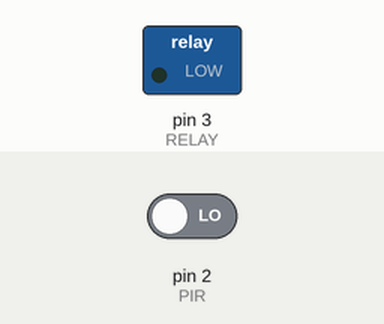
The sketch below on a simulated Arduino Uno, built with avr-gcc and run on an emulated ATmega328P. Shown: switched loads named in the sketch (green lamp = pin HIGH). The inputs (shaded band) are chosen by the test bench; at power-on: pin 2 (PIR) LOW.

Above: at 1.2 s.
1.3 s: pin 2 (PIR) driven HIGH
At 1.7 s:
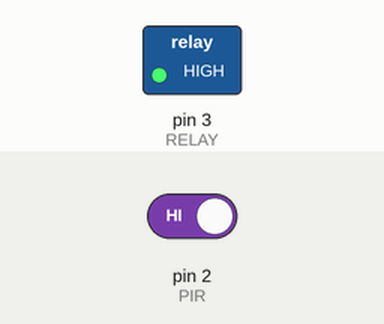
Timing chart, 0 to 4.3 s (numbered marks = the images above; inputs shaded):
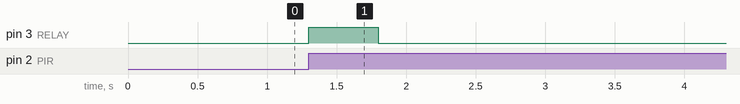

The sketch:

sketch_jul12a-1.ino
```cpp
int prev = 0, now = 0;

void setup() {
  pinMode(2, INPUT);//PIR
  pinMode(3, OUTPUT);//RELAY

}

void loop() {
  prev = now;
  now = digitalRead(2);
  if(now == HIGH && prev ==LOW) {
    digitalWrite(3, HIGH);
    delay(500);
  }
  else
    digitalWrite(3, LOW);
}
```

Measured:
- after the input at 1.3 s, pin 3 (RELAY): LOW → HIGH at once, → LOW 0.50 s later
